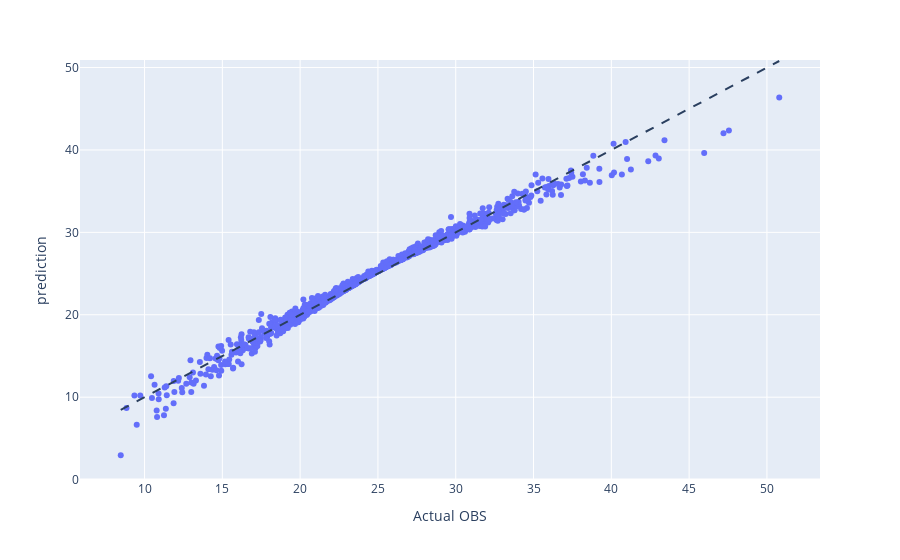

Source (notebook cell):
### Code cell
fig = px.scatter(x=data['BMI'], y=lr.predict(X), labels={'x': 'Actual OBS', 'y': 'prediction'})
fig.add_shape(
    type="line", line=dict(dash='dash'),
    x0=y.min(), y0=y.min(),
    x1=y.max(), y1=y.max()
)
fig.show()

### Figure 1 — Plotly figure (JSON) as saved in the notebook; plotly's stock layout.template omitted (floating-point values rounded to 4 significant figures; data arrays with more than 128 entries replaced by an {"elided": "..."} marker saying what was removed)
{"data": [{"hovertemplate": "Actual OBS=%{x}<br>prediction=%{y}<extra></extra>", "legendgroup": "", "marker": {"color": "#636efa", "symbol": "circle"}, "mode": "markers", "name": "", "orientation": "v", "showlegend": false, "type": "scatter", "x": {"elided": "1000 float values"}, "xaxis": "x", "y": {"elided": "1000 float values"}, "yaxis": "y"}], "layout": {"legend": {"tracegroupgap": 0}, "margin": {"t": 60}, "shapes": [{"line": {"dash": "dash"}, "type": "line", "x0": 8.471, "x1": 50.79, "y0": 8.471, "y1": 50.79}], "xaxis": {"anchor": "y", "domain": [0, 1], "title": {"text": "Actual OBS"}}, "yaxis": {"anchor": "x", "domain": [0, 1], "title": {"text": "prediction"}}}}
